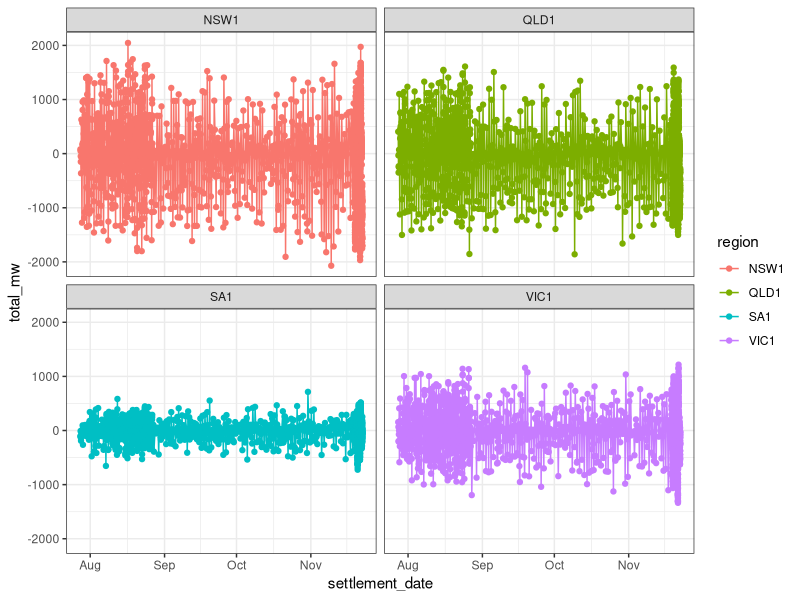
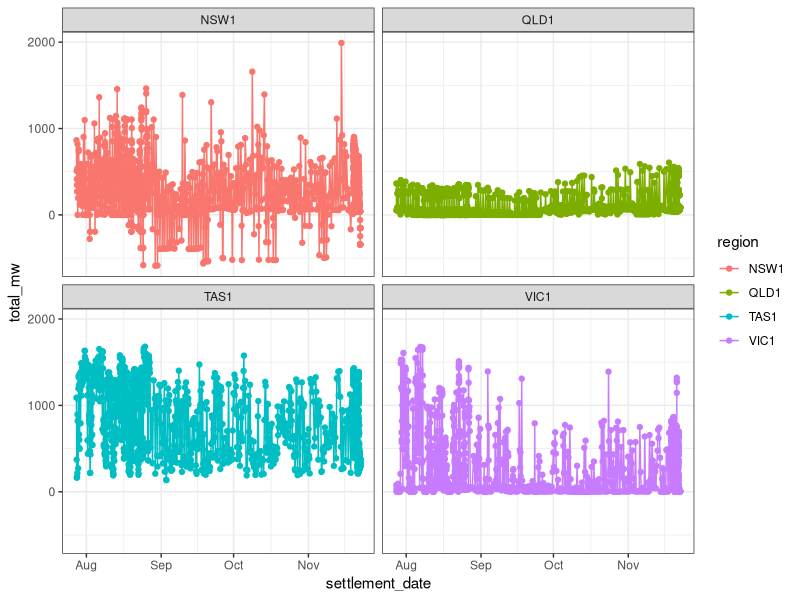
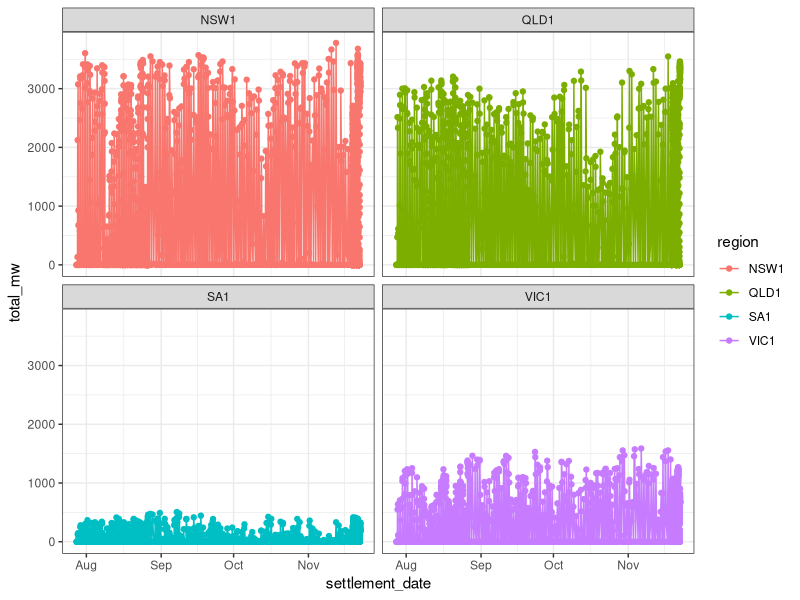
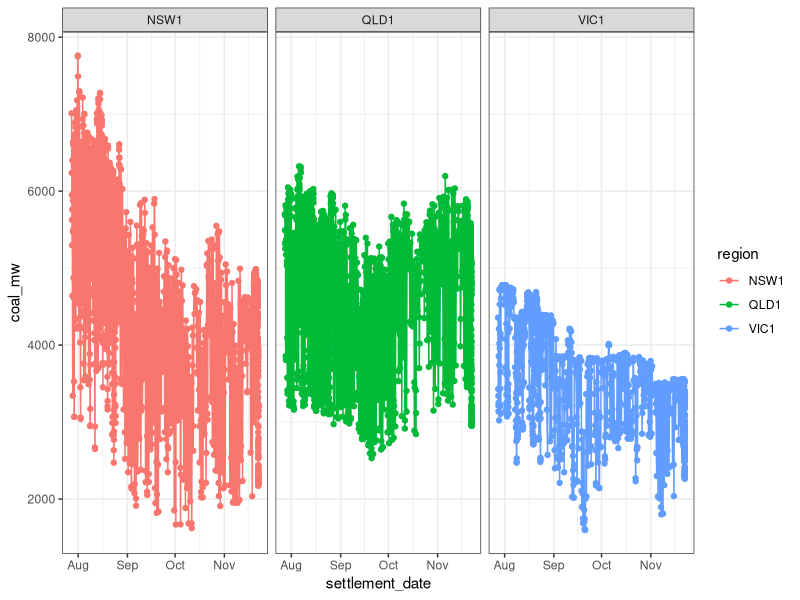
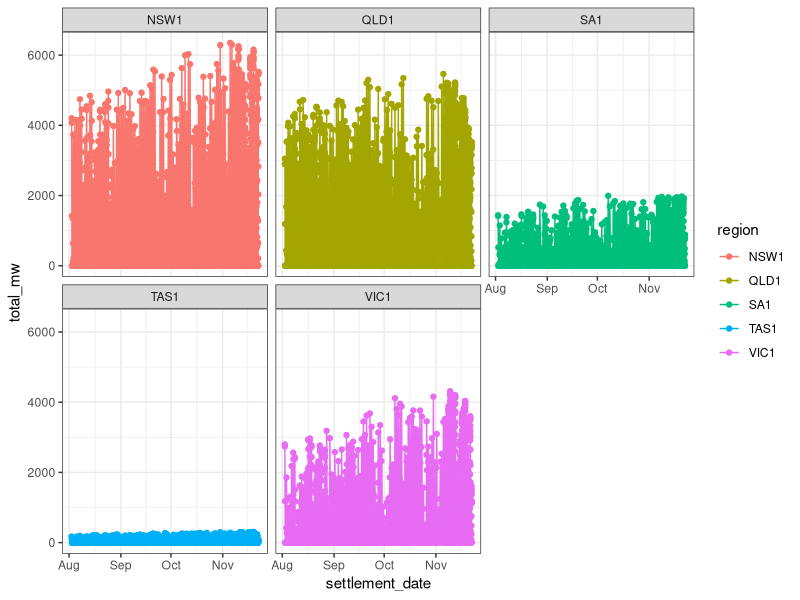
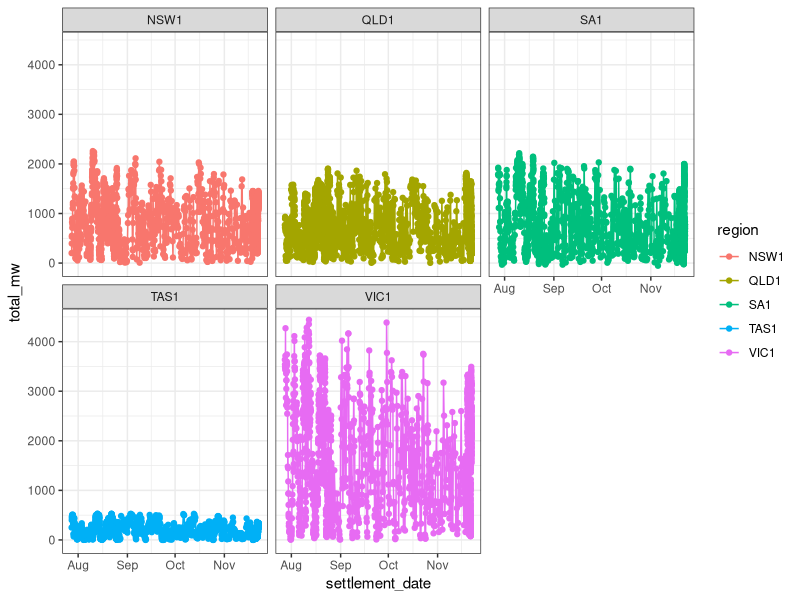

These figures' R source, in order:
###
library(lubridate)
library(tidyverse)
power <- read.csv("nem_generation_by_fuel.csv") %>%
  mutate(settlement_date = ymd_hms(settlement_date))

battery <- power %>%
  filter(fuel_source == "Battery Storage") 

ggplot(data = battery) +
geom_line(aes(x = settlement_date, y = total_mw,group = region,color = region)) +
geom_point(aes(x = settlement_date,y = total_mw,color = region)) +
facet_wrap(~region) +
theme_bw() 

hydro <- power %>%
  filter(fuel_source == "Hydro") 

  ggplot(data = hydro) +
geom_line(aes(x = settlement_date, y = total_mw,group = region,color = region)) +
geom_point(aes(x = settlement_date,y = total_mw,color = region)) +
facet_wrap(~region) +
theme_bw() 

solar <- power %>%
  filter(fuel_source == "Solar") 

  ggplot(data = solar) +
geom_line(aes(x = settlement_date, y = total_mw,group = region,color = region)) +
geom_point(aes(x = settlement_date,y = total_mw,color = region)) +
facet_wrap(~region) +
theme_bw() 

coal <- filter(power,fuel_source %in% c("Black Coal","Brown Coal")) %>%
group_by(settlement_date,region) %>%
summarise(coal_mw = sum(total_mw))

  ggplot(data = coal) +
geom_line(aes(x = settlement_date, y = coal_mw,group = region,color = region)) +
geom_point(aes(x = settlement_date,y = coal_mw,color = region)) +
facet_wrap(~region) +
theme_bw() 

rooftop_solar <- filter(power,fuel_source == "Rooftop Solar")

  ggplot(data = rooftop_solar) +
geom_line(aes(x = settlement_date, y = total_mw,group = region,color = region)) +
geom_point(aes(x = settlement_date,y = total_mw,color = region)) +
facet_wrap(~region) +
theme_bw() 

wind <- filter(power,fuel_source == "Wind")

  ggplot(data = wind) +
geom_line(aes(x = settlement_date, y = total_mw,group = region,color = region)) +
geom_point(aes(x = settlement_date,y = total_mw,color = region)) +
facet_wrap(~region) +
theme_bw() 

#all <- group_by(power,settlement_date) %>%
#summarise(mw = sum(total_mw)) 

#ggplot(data = all) +
#geom_line(aes(x = settlement_date,y = mw)) +
#theme_bw()
